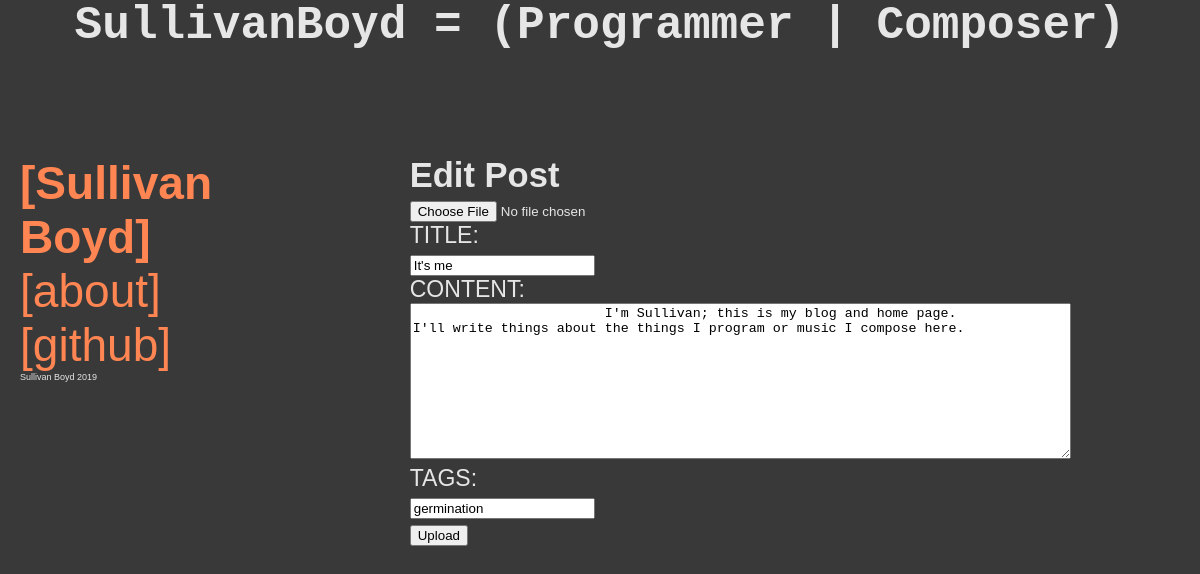
The app's page /it-s-me/edit/ (signed in) with its own data.
### app.py (models this page shows, shortened)
class Entry(flask_db.Model):
    title = CharField()
    slug = CharField(unique=True)
    tags = CharField(default='etc')
    content = TextField()
    published = True
    timestamp = DateTimeField(default=datetime.datetime.now, index=True)

### app.py (the view, shortened to what this page needs)
@app.route('/<slug>/edit/', methods=['GET', 'POST'])
@login_required
def edit(slug):
    entry = get_object_or_404(Entry, Entry.slug == slug)
    return render_template('edit.html', entry = entry)

### app.py (called while the page is built)
def login_required(fn):
    @functools.wraps(fn)
    def inner(*args, **kwargs):
        if session.get('logged_in'):
            return fn(*args, **kwargs)
        return redirect(url_for('login', next=request.path))
    return inner

### templates/edit.html (shortened to what this page needs)
{% extends "base.html" %}
{% block content_title %}Edit Post{% endblock %}
{% block content %}
<form action="{% block form_action %}{{ url_for('edit', slug=entry.slug) }}{% endblock %}" method=post>
<p><input type=file name=file>
		<p>TITLE:</p><input type=text name="title" value="{{ request.form.get('title', entry.title) }}"></br>
		<p>CONTENT:</p><textarea rows="10" cols="80" name=content>
			{{ request.form.get('content', entry.content) }}
		</textarea></br>
		<p>TAGS:</p><input type=text name="tags" value="{{ request.form.get('tags', entry.tags) }}"></br>
		<input type=submit value=Upload>
</p></form>
{% endblock %}

### static/home.css (style rules this page uses)
html, body { width: 100%; height: 100%; margin: 0px; font-size: 100%; font-family: Arial, serif; background-color: #39393A; color: #E6E6E6; font-size: 1.2em; }
p { margin: auto; }

### records on screen
Entry: title "It's me", content "I'm Sullivan; this is my blog and home page. I'll write things about the things I program or music I compose here.", tags "germination"
